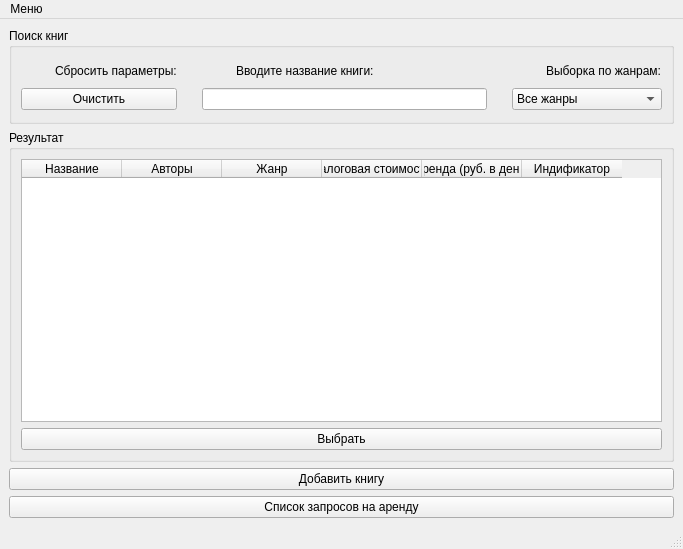
<?xml version="1.0" encoding="UTF-8"?>
<ui version="4.0">
 <class>HeadWindow</class>
 <widget class="QMainWindow" name="HeadWindow">
  <property name="geometry">
   <rect>
    <x>0</x>
    <y>0</y>
    <width>683</width>
    <height>549</height>
   </rect>
  </property>
  <property name="windowTitle">
   <string>MainWindow</string>
  </property>
  <widget class="QWidget" name="centralwidget">
   <layout class="QVBoxLayout" name="verticalLayout_2">
    <item>
     <widget class="QGroupBox" name="groupBox">
      <property name="title">
       <string>Поиск книг</string>
      </property>
      <layout class="QVBoxLayout" name="verticalLayout">
       <item>
        <layout class="QGridLayout" name="gridLayout">
         <property name="sizeConstraint">
          <enum>QLayout::SizeConstraint::SetNoConstraint</enum>
         </property>
         <property name="leftMargin">
          <number>0</number>
         </property>
         <property name="topMargin">
          <number>2</number>
         </property>
         <property name="rightMargin">
          <number>0</number>
         </property>
         <property name="bottomMargin">
          <number>2</number>
         </property>
         <property name="horizontalSpacing">
          <number>25</number>
         </property>
         <property name="verticalSpacing">
          <number>5</number>
         </property>
         <item row="0" column="3">
          <layout class="QHBoxLayout" name="horizontalLayout_2">
           <property name="spacing">
            <number>10</number>
           </property>
           <item>
            <widget class="QLabel" name="genreLabel">
             <property name="minimumSize">
              <size>
               <width>24</width>
               <height>24</height>
              </size>
             </property>
             <property name="maximumSize">
              <size>
               <width>24</width>
               <height>24</height>
              </size>
             </property>
             <property name="text">
              <string/>
             </property>
            </widget>
           </item>
           <item>
            <widget class="QLabel" name="label_2">
             <property name="text">
              <string>Выборка по жанрам:</string>
             </property>
            </widget>
           </item>
          </layout>
         </item>
         <item row="1" column="0">
          <widget class="QPushButton" name="clearPushButton">
           <property name="text">
            <string>Очистить</string>
           </property>
          </widget>
         </item>
         <item row="1" column="3">
          <widget class="QComboBox" name="genresComboBox">
           <item>
            <property name="text">
             <string>Все жанры</string>
            </property>
           </item>
          </widget>
         </item>
         <item row="1" column="1">
          <widget class="QLineEdit" name="lineSerchBook"/>
         </item>
         <item row="0" column="1">
          <layout class="QHBoxLayout" name="horizontalLayout">
           <property name="spacing">
            <number>10</number>
           </property>
           <item>
            <widget class="QLabel" name="icon_search">
             <property name="sizePolicy">
              <sizepolicy hsizetype="Minimum" vsizetype="Minimum">
               <horstretch>0</horstretch>
               <verstretch>0</verstretch>
              </sizepolicy>
             </property>
             <property name="minimumSize">
              <size>
               <width>24</width>
               <height>24</height>
              </size>
             </property>
             <property name="maximumSize">
              <size>
               <width>24</width>
               <height>24</height>
              </size>
             </property>
             <property name="text">
              <string/>
             </property>
            </widget>
           </item>
           <item>
            <widget class="QLabel" name="label">
             <property name="sizePolicy">
              <sizepolicy hsizetype="Expanding" vsizetype="Preferred">
               <horstretch>0</horstretch>
               <verstretch>0</verstretch>
              </sizepolicy>
             </property>
             <property name="text">
              <string>Вводите название книги:</string>
             </property>
            </widget>
           </item>
          </layout>
         </item>
         <item row="0" column="0">
          <layout class="QHBoxLayout" name="horizontalLayout_3">
           <property name="spacing">
            <number>10</number>
           </property>
           <item>
            <widget class="QLabel" name="cleanLabel">
             <property name="minimumSize">
              <size>
               <width>24</width>
               <height>24</height>
              </size>
             </property>
             <property name="maximumSize">
              <size>
               <width>24</width>
               <height>24</height>
              </size>
             </property>
             <property name="text">
              <string/>
             </property>
            </widget>
           </item>
           <item>
            <widget class="QLabel" name="label_4">
             <property name="text">
              <string>Сбросить параметры:</string>
             </property>
            </widget>
           </item>
          </layout>
         </item>
        </layout>
       </item>
      </layout>
     </widget>
    </item>
    <item>
     <widget class="QGroupBox" name="groupBox_2">
      <property name="sizePolicy">
       <sizepolicy hsizetype="Preferred" vsizetype="Expanding">
        <horstretch>0</horstretch>
        <verstretch>0</verstretch>
       </sizepolicy>
      </property>
      <property name="title">
       <string>Результат</string>
      </property>
      <layout class="QVBoxLayout" name="verticalLayout_3">
       <item>
        <widget class="QTableWidget" name="tableBooks">
         <property name="sizePolicy">
          <sizepolicy hsizetype="Expanding" vsizetype="Expanding">
           <horstretch>0</horstretch>
           <verstretch>0</verstretch>
          </sizepolicy>
         </property>
         <property name="sortingEnabled">
          <bool>false</bool>
         </property>
         <column>
          <property name="text">
           <string>Название</string>
          </property>
         </column>
         <column>
          <property name="text">
           <string>Авторы</string>
          </property>
         </column>
         <column>
          <property name="text">
           <string>Жанр</string>
          </property>
         </column>
         <column>
          <property name="text">
           <string>Залоговая стоимость</string>
          </property>
         </column>
         <column>
          <property name="text">
           <string>Аренда (руб. в день)</string>
          </property>
          <property name="foreground">
           <brush brushstyle="SolidPattern">
            <color alpha="255">
             <red>0</red>
             <green>0</green>
             <blue>0</blue>
            </color>
           </brush>
          </property>
         </column>
         <column>
          <property name="text">
           <string>Индификатор</string>
          </property>
         </column>
        </widget>
       </item>
       <item>
        <widget class="QPushButton" name="SelectButtun">
         <property name="text">
          <string>Выбрать</string>
         </property>
        </widget>
       </item>
      </layout>
     </widget>
    </item>
    <item>
     <widget class="QPushButton" name="AddBook">
      <property name="text">
       <string>Добавить книгу</string>
      </property>
     </widget>
    </item>
    <item>
     <widget class="QPushButton" name="LookGetBook">
      <property name="text">
       <string>Список запросов на аренду</string>
      </property>
     </widget>
    </item>
   </layout>
  </widget>
  <widget class="QMenuBar" name="menubar">
   <property name="geometry">
    <rect>
     <x>0</x>
     <y>0</y>
     <width>683</width>
     <height>26</height>
    </rect>
   </property>
   <widget class="QMenu" name="menu">
    <property name="title">
     <string>Меню</string>
    </property>
    <addaction name="login"/>
    <addaction name="separator"/>
    <addaction name="exit"/>
   </widget>
   <addaction name="menu"/>
  </widget>
  <widget class="QStatusBar" name="statusbar"/>
  <action name="exit">
   <property name="text">
    <string>Выход</string>
   </property>
  </action>
  <action name="login">
   <property name="text">
    <string>Войти а аккаунт</string>
   </property>
  </action>
 </widget>
 <resources/>
 <connections>
  <connection>
   <sender>exit</sender>
   <signal>triggered()</signal>
   <receiver>HeadWindow</receiver>
   <slot>close()</slot>
   <hints>
    <hint type="sourcelabel">
     <x>-1</x>
     <y>-1</y>
    </hint>
    <hint type="destinationlabel">
     <x>341</x>
     <y>274</y>
    </hint>
   </hints>
  </connection>
 </connections>
</ui>
